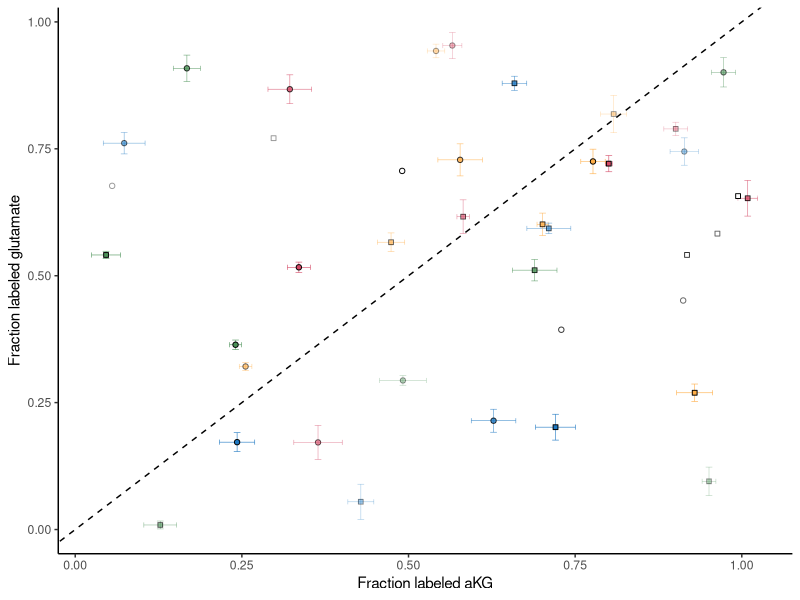
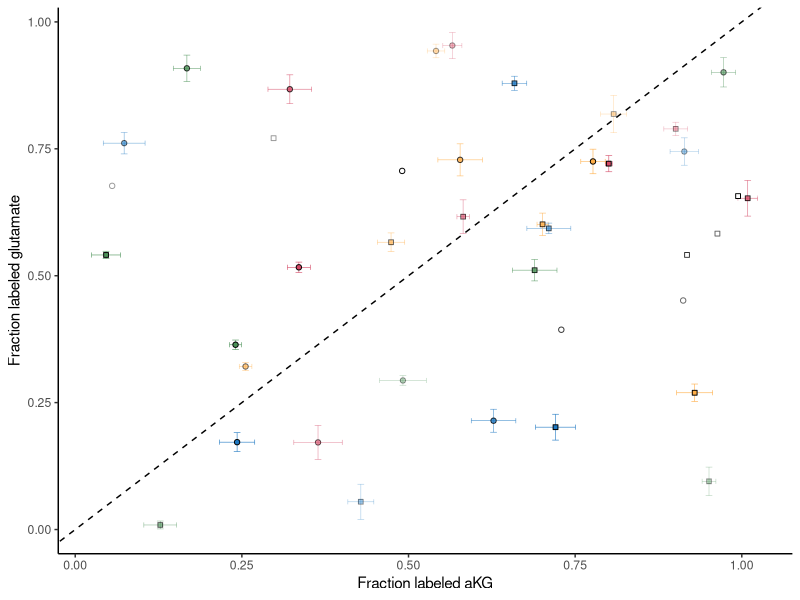

These charts were generated, in order, by the following R code:
# =============================================================================
# 双向误差棒代谢标记散点
# organized：线性脚本 + 中文分节；路径相对本条目目录
# =============================================================================
# 来源：KS科研分享「生信绘图」高分SCI图表复现 061散点图+双向误差棒
# 本地复现：drafts/ks-shengxin-huitu-repro/061-scatter-errorbar
# Pixi：项目根 default 环境；library(tidyverse) 已拆成 ggplot2/dplyr/tidyr 等。
# =============================================================================


script_dir <- tryCatch(
  dirname(normalizePath(sys.frame(1)$ofile)),
  error = function(e) {
    args <- commandArgs(trailingOnly = FALSE)
    file_arg <- grep("^--file=", args, value = TRUE)
    if (length(file_arg)) dirname(normalizePath(sub("^--file=", "", file_arg))) else normalizePath(getwd())
  }
)
root <- if (basename(script_dir) == "code") dirname(script_dir) else script_dir
# 数据路径：file.path(root, "data", ...)
out_dir <- file.path(root, "output", "figures")
dir.create(out_dir, recursive = TRUE, showWarnings = FALSE)


suppressPackageStartupMessages({
  library(ggplot2)
  library(dplyr)
  library(tidyr)
  library(readr)
  library(tibble)
  library(stringr)
  library(forcats)
})

library(ggplot2)

############ 模拟数据构建 ----------------
# x值：
set.seed(123)
xmin <- runif(40)
xmax <- xmin + runif(40, 0.01, 0.08)

# y值：
set.seed(234)
ymin <- runif(40)
ymax <- ymin + runif(40, 0.01, 0.08)

# 数据框：
data <- data.frame(xmin = xmin, xmax = xmax, ymin = ymin, ymax = ymax)
data <- data %>%
  mutate(xmean = (xmin+xmax)/2, ymean = (ymin+ymax)/2)

# 分组信息：
data$group1 <- rep(c(LETTERS[1:5], LETTERS[1:5]), 4)
data$group2 <- rep(c("E10", "E12", "E15", "E18"), each = 10)
data$group3 <- rep(c(rep("WT", 5), rep("AK", 5)), 4)

################# 绘图 --------------
ggplot(data, aes(x = xmean, y = ymean)) +
  # 横向误差棒：
  geom_errorbarh(aes(xmin = xmin, xmax = xmax,
                     color = group1, alpha = group2),
                 height = 0.01, linewidth = 0.2) +
  # 纵向误差棒：
  geom_errorbar(aes(ymin = ymin, ymax = ymax,
                    color = group1, alpha = group2),
                width = 0.01, linewidth = 0.2) +
  # 散点:
  geom_point(aes(fill = group1, alpha = group2, shape = group3))+
  # 斜线：
  geom_abline(intercept = 0, slope = 1, linetype = "dashed")+
  # 颜色模式：
  scale_fill_manual(values = c("#ffffff", "#ffae47", "#1e78c2", "#d44966", "#4b9258"))+
  scale_color_manual(values = c("#ffffff", "#ffae47", "#1e78c2", "#d44966", "#4b9258"))+
  scale_shape_manual(values = c(21, 22))+
  scale_alpha_manual(values = c(0.4, 0.6, 0.8, 1))+
  labs(x = "Fraction labeled aKG",
       y = "Fraction labeled glutamate") +
  theme_classic()+
  theme(legend.position = "none")

ragg::agg_png(file.path(out_dir, "xy_errorbar.png"), width = 4.2, height = 4, units = "in", res = 300)
print(last_plot())
dev.off()
file.copy(file.path(out_dir, "xy_errorbar.png"), file.path(root, "preview.png"), overwrite = TRUE)
ggsave(file.path(out_dir, "xy_errorbar.pdf"), last_plot(), width = 4.2, height = 4)
